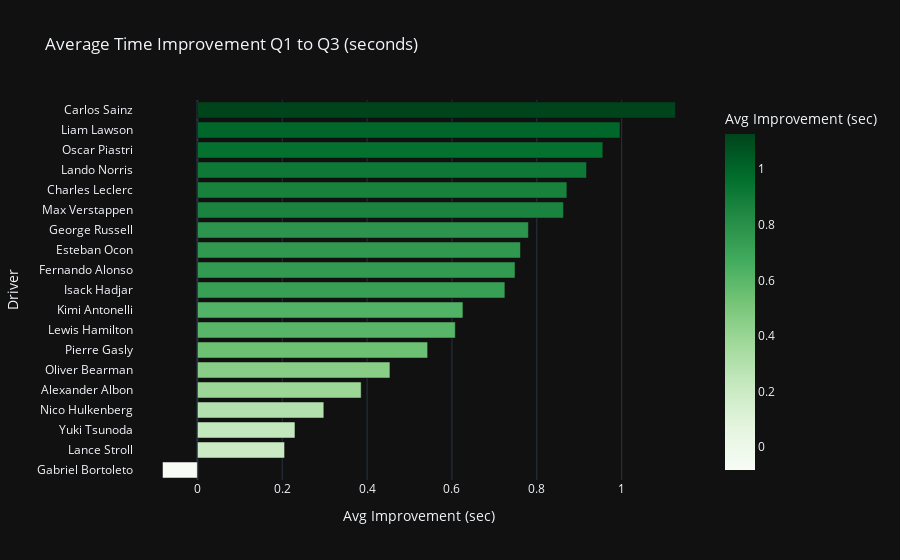

Source (notebook cell):
### Markdown cell above
## 5. Q1 vs Q2 vs Q3 Comparison

### Code cell
# Time improvement through qualifying sessions
q_times = df_quali[df_quali['Q3_sec'].notna()].copy()

# Calculate improvement Q1 to Q3
q_times['Q1_to_Q3_improvement'] = q_times['Q1_sec'] - q_times['Q3_sec']

# Average improvement per driver
avg_improvement = q_times.groupby('Driver')['Q1_to_Q3_improvement'].mean().sort_values(ascending=False)

fig = px.bar(avg_improvement.reset_index(name='Avg Improvement (sec)'),
             x='Avg Improvement (sec)', y='Driver', orientation='h',
             color='Avg Improvement (sec)', color_continuous_scale='Greens',
             title='Average Time Improvement Q1 to Q3 (seconds)')
fig.update_layout(yaxis={'categoryorder':'total ascending'}, template='plotly_dark')
fig.show()

### Figure 1 — Plotly figure (JSON) as saved in the notebook; plotly's stock layout.template omitted (floating-point values rounded to 4 significant figures)
{"data": [{"alignmentgroup": "True", "hovertemplate": "Avg Improvement (sec)=%{marker.color}<br>Driver=%{y}<extra></extra>", "legendgroup": "", "marker": {"color": [1.127, 0.9961, 0.9556, 0.9172, 0.8709, 0.8629, 0.7802, 0.7615, 0.7487, 0.7248, 0.6259, 0.6079, 0.5427, 0.4538, 0.386, 0.298, 0.23, 0.2055, -0.08225], "coloraxis": "coloraxis", "pattern": {"shape": ""}}, "name": "", "offsetgroup": "", "orientation": "h", "showlegend": false, "textposition": "auto", "type": "bar", "x": [1.127, 0.9961, 0.9556, 0.9172, 0.8709, 0.8629, 0.7802, 0.7615, 0.7487, 0.7248, 0.6259, 0.6079, 0.5427, 0.4538, 0.386, 0.298, 0.23, 0.2055, -0.08225], "xaxis": "x", "y": ["Carlos Sainz", "Liam Lawson", "Oscar Piastri", "Lando Norris", "Charles Leclerc", "Max Verstappen", "George Russell", "Esteban Ocon", "Fernando Alonso", "Isack Hadjar", "Kimi Antonelli", "Lewis Hamilton", "Pierre Gasly", "Oliver Bearman", "Alexander Albon", "Nico Hulkenberg", "Yuki Tsunoda", "Lance Stroll", "Gabriel Bortoleto"], "yaxis": "y"}], "layout": {"barmode": "relative", "coloraxis": {"colorbar": {"title": {"text": "Avg Improvement (sec)"}}, "colorscale": [[0, "rgb(247,252,245)"], [0.125, "rgb(229,245,224)"], [0.25, "rgb(199,233,192)"], [0.375, "rgb(161,217,155)"], [0.5, "rgb(116,196,118)"], [0.625, "rgb(65,171,93)"], [0.75, "rgb(35,139,69)"], [0.875, "rgb(0,109,44)"], [1, "rgb(0,68,27)"]]}, "legend": {"tracegroupgap": 0}, "title": {"text": "Average Time Improvement Q1 to Q3 (seconds)"}, "xaxis": {"anchor": "y", "domain": [0, 1], "title": {"text": "Avg Improvement (sec)"}}, "yaxis": {"anchor": "x", "categoryorder": "total ascending", "domain": [0, 1], "title": {"text": "Driver"}}}}
